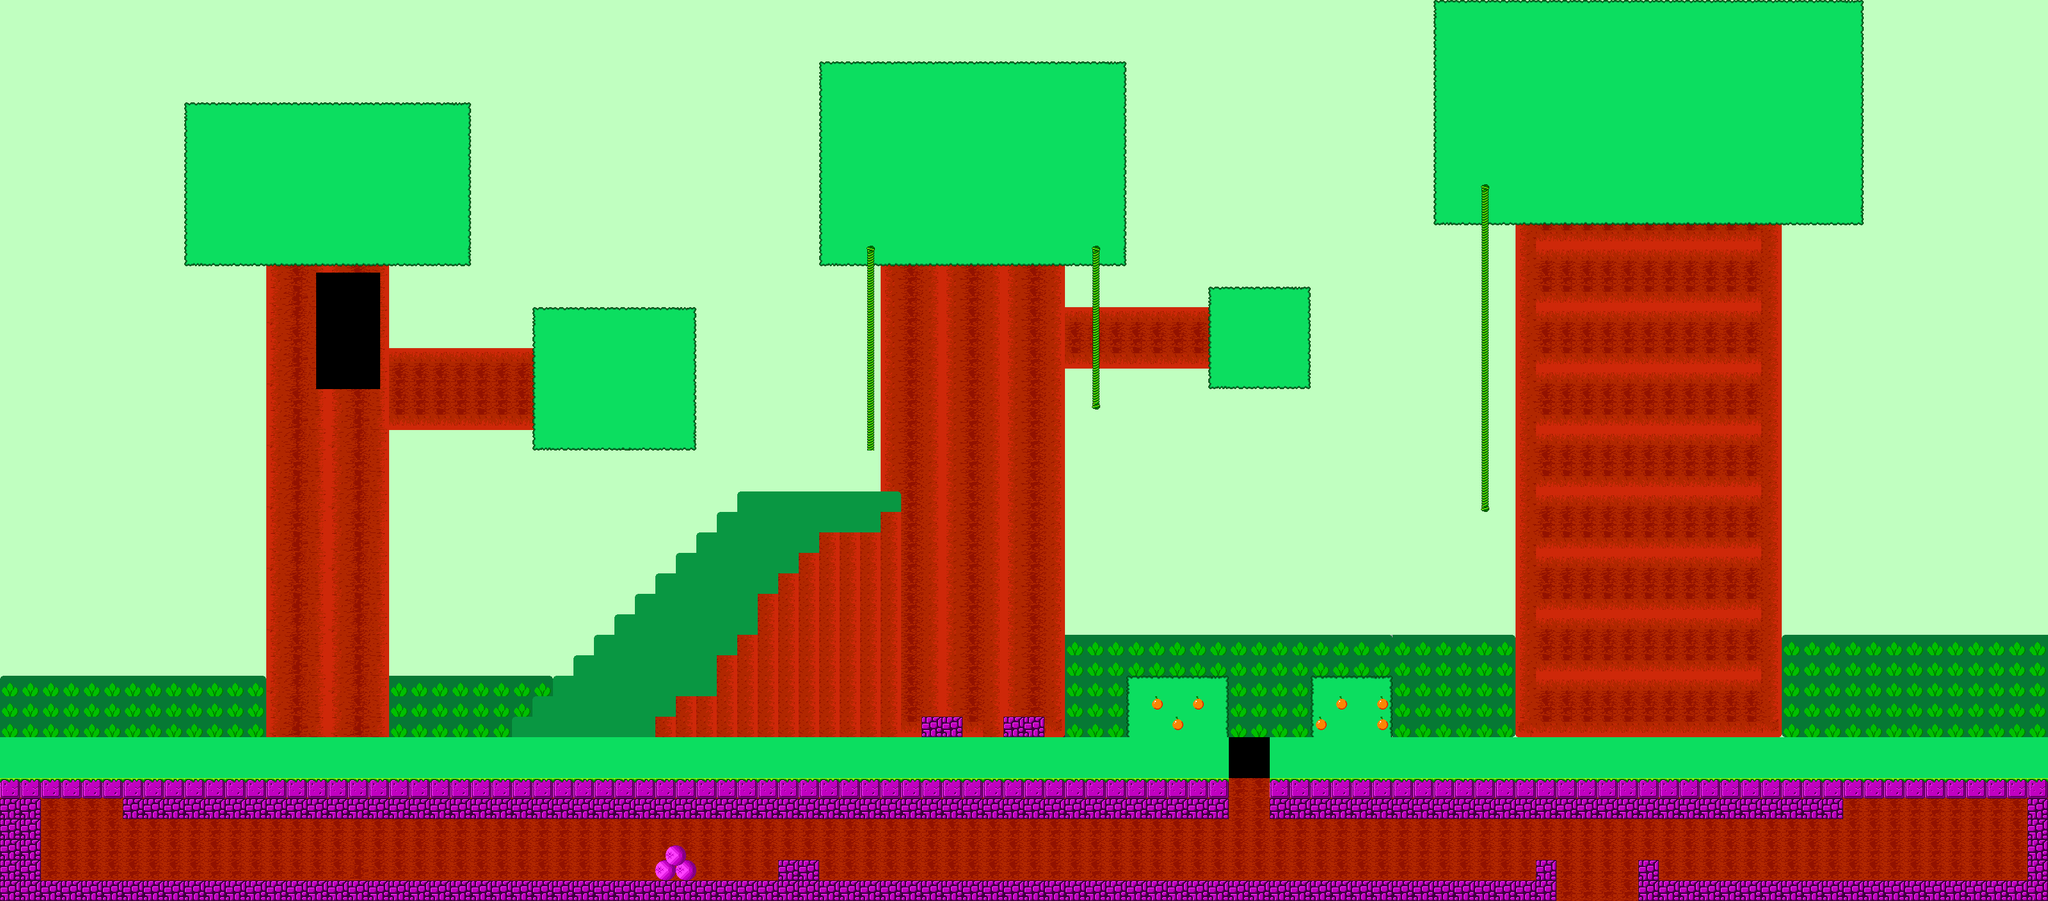

Rendered tile map (Tiled .tmx) drawn with the repository's tilesets; below, a short description and the map source with its tile grids summarised:
An orthogonal 100x44 tile map with 32x32 px tiles, 6 tile layers (Tile Layer 6, Tile Layer 1, Tile Layer 2, Tile Layer 3, ...).

<map version="1.0" orientation="orthogonal" renderorder="right-down" width="100" height="44" tilewidth="32" tileheight="32" nextobjectid="1">
 <tileset firstgid="1" name="Jungle Playground.fw" tilewidth="32" tileheight="32">
  <image source="Jungle Tiled/Jungle Playground.fw.png" width="3200" height="1888" />
 </tileset>
 <layer name="Tile Layer 6" width="100" height="44">
  <data>[4400 cells, 3260 non-empty, 163 distinct tile ids]</data>
 </layer>
 <layer name="Tile Layer 1" width="100" height="44">
  <data>[4400 cells, 600 non-empty, 598 distinct tile ids]</data>
 </layer>
 <layer name="Tile Layer 2" width="100" height="44">
  <data>[4400 cells, 200 non-empty, 198 distinct tile ids]</data>
 </layer>
 <layer name="Tile Layer 3" width="100" height="44">
  <data>[4400 cells, 238 non-empty, 230 distinct tile ids]</data>
 </layer>
 <layer name="Tile Layer 4" width="100" height="44">
  <data>[4400 cells, 1310 non-empty, 1278 distinct tile ids]</data>
 </layer>
 <layer name="Tile Layer 5" width="100" height="44">
  <data>[4400 cells, 182 non-empty, 162 distinct tile ids]</data>
 </layer>
</map>